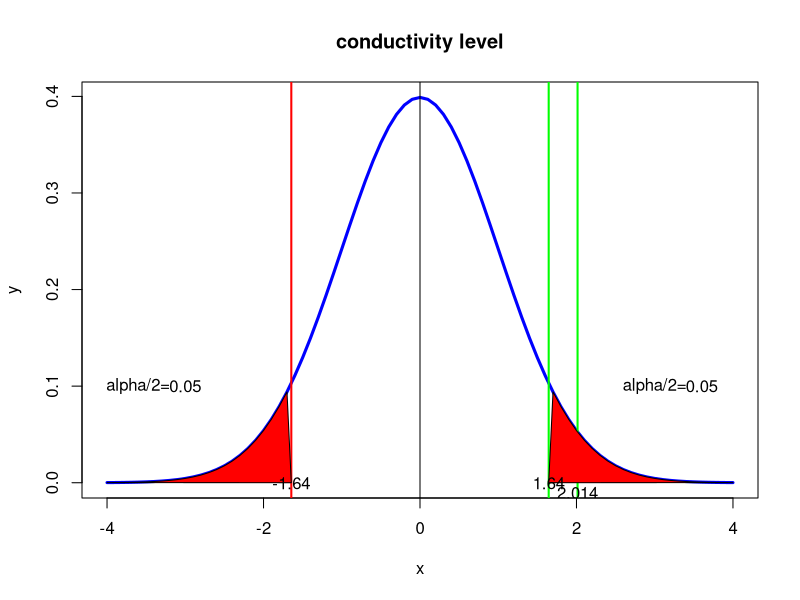

This chart was generated by the following R code:
#page no 400-401
# H0 : mu0<=1
# H1 : mu0 > 1
library(ggplot2)
glass=c(1.11,1.07,1.11,1.07,1.12,1.08,0.98,0.98,1.02,0.95,0.95)
n=length(glass)
xbar=mean(glass)
sd=sd(glass)
mu0=1
t_stat=abs((xbar-mu0)/(sd/sqrt(n)))
alpha=(1-0.90)/2
t_c_left=(qt(alpha,df=Inf))
p_value=pt(t_stat,df=Inf)
print(paste("critical value= ",round(t_c_left,2)))
print(paste("t-static =",round(t_stat,2)))
t_c_right=qnorm(1-alpha)
p_value=1-pnorm(t_stat)
if(t_stat >= t_c_right)
{
  print(paste("right tail : Reject H0"))
}else
{
  print(paste("right tail :Accept H0"))
}

two_t_stat=abs((xbar-mu0)/(sd/sqrt(n)))
two_t_critical=qnorm(1-alpha/2)
p_value=2*(1-pnorm(two_t_stat))
if(two_t_stat>=two_t_critical)
{
  print("reject H0")
}else
{
  print("accept H0")
}
print("the average conductivity level of materials is greater than 1")
x <- seq(-4,4,0.1)
y <- dt(x,df=Inf)
t.val <- qt(0.95,df=Inf)
plot(x,y,type='l',lwd=3,col='blue',xlab='x',main='conductivity level')
abline(v=0)
abline(v=t_c_left,lwd=2,col='red')
abline(v=t_stat,lwd=2,col='green')
abline(v=abs(t_c_left),lwd=2,col='green')
polygon(c(x[x>=abs(t_c_left)],abs(t_c_left) ),c(y[x>=abs(t_c_left)],0),col="red")
polygon(c(x[x<=t_c_left],t_c_left ),c(y[x<=t_c_left],0),col="red")
#polygon(c(x[x<=t_stat],t_stat),c(y[x<=t_stat],t.val),col="red")
text(t_c_left,0,round(t_c_left,2))
text(t_stat,-0.01,round(t_stat,3))
text(abs(t_c_left),0,round(abs(t_c_left),2))
text(3.0,0.1,"alpha/2=")
text(3.6,0.1,alpha)
text(-3.6,0.1,"alpha/2=")
text(-3.0,0.1,alpha)
